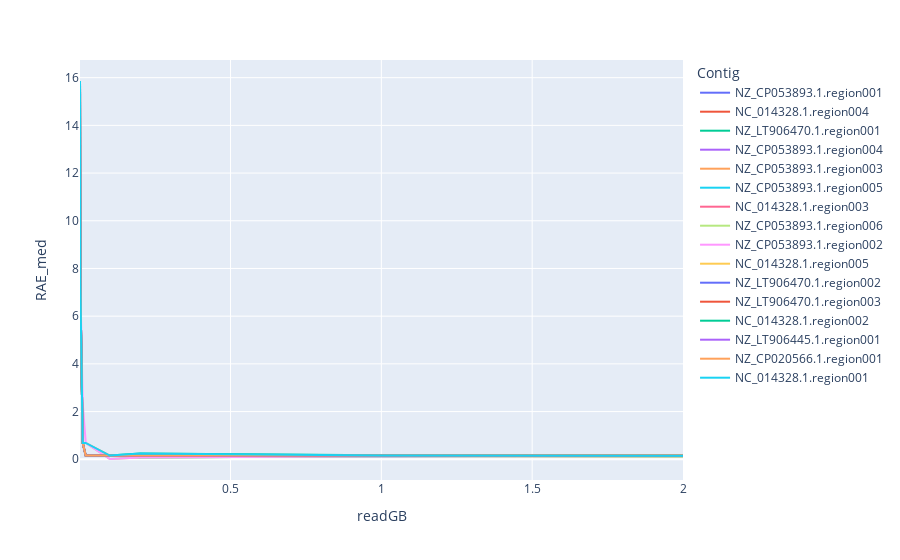

Source (notebook cell):
### Code cell
px.line(df_summary, x="readGB",y="RAE_med", color="Contig")

### Figure 1 — Plotly figure (JSON) as saved in the notebook; plotly's stock layout.template omitted (floating-point values rounded to 4 significant figures)
{"data": [{"hovertemplate": "Contig=NZ_CP053893.1.region001<br>readGB=%{x}<br>RAE_med=%{y}<extra></extra>", "legendgroup": "NZ_CP053893.1.region001", "line": {"color": "#636efa", "dash": "solid"}, "marker": {"symbol": "circle"}, "mode": "lines", "name": "NZ_CP053893.1.region001", "orientation": "v", "showlegend": true, "type": "scatter", "x": [0.001, 0.002, 0.01, 0.02, 0.1, 0.2, 1, 2], "xaxis": "x", "y": [15.86, 7.43, 0.686, 0.157, 0.157, 0.157, 0.1401, 0.1654], "yaxis": "y"}, {"hovertemplate": "Contig=NC_014328.1.region004<br>readGB=%{x}<br>RAE_med=%{y}<extra></extra>", "legendgroup": "NC_014328.1.region004", "line": {"color": "#EF553B", "dash": "solid"}, "marker": {"symbol": "circle"}, "mode": "lines", "name": "NC_014328.1.region004", "orientation": "v", "showlegend": true, "type": "scatter", "x": [0.001, 0.002, 0.01, 0.02, 0.1, 0.2, 1, 2], "xaxis": "x", "y": [15.86, 7.43, 0.686, 0.157, 0.157, 0.157, 0.157, 0.1401], "yaxis": "y"}, {"hovertemplate": "Contig=NZ_LT906470.1.region001<br>readGB=%{x}<br>RAE_med=%{y}<extra></extra>", "legendgroup": "NZ_LT906470.1.region001", "line": {"color": "#00cc96", "dash": "solid"}, "marker": {"symbol": "circle"}, "mode": "lines", "name": "NZ_LT906470.1.region001", "orientation": "v", "showlegend": true, "type": "scatter", "x": [0.001, 0.002, 0.01, 0.02, 0.1, 0.2, 1, 2], "xaxis": "x", "y": [15.86, 7.43, 0.686, 0.157, 0.157, 0.07271, 0.1233, 0.1486], "yaxis": "y"}, {"hovertemplate": "Contig=NZ_CP053893.1.region004<br>readGB=%{x}<br>RAE_med=%{y}<extra></extra>", "legendgroup": "NZ_CP053893.1.region004", "line": {"color": "#ab63fa", "dash": "solid"}, "marker": {"symbol": "circle"}, "mode": "lines", "name": "NZ_CP053893.1.region004", "orientation": "v", "showlegend": true, "type": "scatter", "x": [0.001, 0.002, 0.01, 0.02, 0.1, 0.2, 1, 2], "xaxis": "x", "y": [15.86, 7.43, 0.686, 0.157, 0.157, 0.157, 0.1233, 0.157], "yaxis": "y"}, {"hovertemplate": "Contig=NZ_CP053893.1.region003<br>readGB=%{x}<br>RAE_med=%{y}<extra></extra>", "legendgroup": "NZ_CP053893.1.region003", "line": {"color": "#FFA15A", "dash": "solid"}, "marker": {"symbol": "circle"}, "mode": "lines", "name": "NZ_CP053893.1.region003", "orientation": "v", "showlegend": true, "type": "scatter", "x": [0.001, 0.002, 0.01, 0.02, 0.1, 0.2, 1, 2], "xaxis": "x", "y": [15.86, 7.43, 0.686, 0.686, 0.157, 0.157, 0.157, 0.1317], "yaxis": "y"}, {"hovertemplate": "Contig=NZ_CP053893.1.region005<br>readGB=%{x}<br>RAE_med=%{y}<extra></extra>", "legendgroup": "NZ_CP053893.1.region005", "line": {"color": "#19d3f3", "dash": "solid"}, "marker": {"symbol": "circle"}, "mode": "lines", "name": "NZ_CP053893.1.region005", "orientation": "v", "showlegend": true, "type": "scatter", "x": [0.001, 0.002, 0.01, 0.02, 0.1, 0.2, 1, 2], "xaxis": "x", "y": [15.86, 7.43, 0.686, 0.157, 0.157, 0.157, 0.1739, 0.157], "yaxis": "y"}, {"hovertemplate": "Contig=NC_014328.1.region003<br>readGB=%{x}<br>RAE_med=%{y}<extra></extra>", "legendgroup": "NC_014328.1.region003", "line": {"color": "#FF6692", "dash": "solid"}, "marker": {"symbol": "circle"}, "mode": "lines", "name": "NC_014328.1.region003", "orientation": "v", "showlegend": true, "type": "scatter", "x": [0.001, 0.002, 0.01, 0.02, 0.1, 0.2, 1, 2], "xaxis": "x", "y": [15.86, 7.43, 0.686, 0.157, 0.157, 0.157, 0.157, 0.157], "yaxis": "y"}, {"hovertemplate": "Contig=NZ_CP053893.1.region006<br>readGB=%{x}<br>RAE_med=%{y}<extra></extra>", "legendgroup": "NZ_CP053893.1.region006", "line": {"color": "#B6E880", "dash": "solid"}, "marker": {"symbol": "circle"}, "mode": "lines", "name": "NZ_CP053893.1.region006", "orientation": "v", "showlegend": true, "type": "scatter", "x": [0.001, 0.002, 0.01, 0.02, 0.1, 0.2, 1, 2], "xaxis": "x", "y": [15.86, 7.43, 0.686, 0.686, 0.01159, 0.07271, 0.1233, 0.098], "yaxis": "y"}, {"hovertemplate": "Contig=NZ_CP053893.1.region002<br>readGB=%{x}<br>RAE_med=%{y}<extra></extra>", "legendgroup": "NZ_CP053893.1.region002", "line": {"color": "#FF97FF", "dash": "solid"}, "marker": {"symbol": "circle"}, "mode": "lines", "name": "NZ_CP053893.1.region002", "orientation": "v", "showlegend": true, "type": "scatter", "x": [0.001, 0.002, 0.01, 0.02, 0.1, 0.2, 1, 2], "xaxis": "x", "y": [15.86, 7.43, 2.372, 0.686, 0.01159, 0.07271, 0.1233, 0.1233], "yaxis": "y"}, {"hovertemplate": "Contig=NC_014328.1.region005<br>readGB=%{x}<br>RAE_med=%{y}<extra></extra>", "legendgroup": "NC_014328.1.region005", "line": {"color": "#FECB52", "dash": "solid"}, "marker": {"symbol": "circle"}, "mode": "lines", "name": "NC_014328.1.region005", "orientation": "v", "showlegend": true, "type": "scatter", "x": [0.001, 0.002, 0.01, 0.02, 0.1, 0.2, 1, 2], "xaxis": "x", "y": [15.86, 7.43, 0.686, 0.157, 0.157, 0.157, 0.157, 0.157], "yaxis": "y"}, {"hovertemplate": "Contig=NZ_LT906470.1.region002<br>readGB=%{x}<br>RAE_med=%{y}<extra></extra>", "legendgroup": "NZ_LT906470.1.region002", "line": {"color": "#636efa", "dash": "solid"}, "marker": {"symbol": "circle"}, "mode": "lines", "name": "NZ_LT906470.1.region002", "orientation": "v", "showlegend": true, "type": "scatter", "x": [0.001, 0.002, 0.01, 0.02, 0.1, 0.2, 1, 2], "xaxis": "x", "y": [15.86, 7.43, 0.686, 0.157, 0.157, 0.157, 0.157, 0.157], "yaxis": "y"}, {"hovertemplate": "Contig=NZ_LT906470.1.region003<br>readGB=%{x}<br>RAE_med=%{y}<extra></extra>", "legendgroup": "NZ_LT906470.1.region003", "line": {"color": "#EF553B", "dash": "solid"}, "marker": {"symbol": "circle"}, "mode": "lines", "name": "NZ_LT906470.1.region003", "orientation": "v", "showlegend": true, "type": "scatter", "x": [0.001, 0.002, 0.01, 0.02, 0.1, 0.2, 1, 2], "xaxis": "x", "y": [15.86, 7.43, 0.686, 0.157, 0.157, 0.157, 0.157, 0.157], "yaxis": "y"}, {"hovertemplate": "Contig=NC_014328.1.region002<br>readGB=%{x}<br>RAE_med=%{y}<extra></extra>", "legendgroup": "NC_014328.1.region002", "line": {"color": "#00cc96", "dash": "solid"}, "marker": {"symbol": "circle"}, "mode": "lines", "name": "NC_014328.1.region002", "orientation": "v", "showlegend": true, "type": "scatter", "x": [0.001, 0.002, 0.01, 0.02, 0.1, 0.2, 1, 2], "xaxis": "x", "y": [15.86, 7.43, 0.686, 0.157, 0.157, 0.2413, 0.1739, 0.1654], "yaxis": "y"}, {"hovertemplate": "Contig=NZ_LT906445.1.region001<br>readGB=%{x}<br>RAE_med=%{y}<extra></extra>", "legendgroup": "NZ_LT906445.1.region001", "line": {"color": "#ab63fa", "dash": "solid"}, "marker": {"symbol": "circle"}, "mode": "lines", "name": "NZ_LT906445.1.region001", "orientation": "v", "showlegend": true, "type": "scatter", "x": [0.001, 0.002, 0.01, 0.02, 0.1, 0.2, 1, 2], "xaxis": "x", "y": [15.86, 7.43, 0.686, 0.157, 0.157, 0.157, 0.1739, 0.157], "yaxis": "y"}, {"hovertemplate": "Contig=NZ_CP020566.1.region001<br>readGB=%{x}<br>RAE_med=%{y}<extra></extra>", "legendgroup": "NZ_CP020566.1.region001", "line": {"color": "#FFA15A", "dash": "solid"}, "marker": {"symbol": "circle"}, "mode": "lines", "name": "NZ_CP020566.1.region001", "orientation": "v", "showlegend": true, "type": "scatter", "x": [0.001, 0.002, 0.01, 0.02, 0.1, 0.2, 1, 2], "xaxis": "x", "y": [15.86, 7.43, 0.686, 0.157, 0.157, 0.157, 0.1739, 0.1654], "yaxis": "y"}, {"hovertemplate": "Contig=NC_014328.1.region001<br>readGB=%{x}<br>RAE_med=%{y}<extra></extra>", "legendgroup": "NC_014328.1.region001", "line": {"color": "#19d3f3", "dash": "solid"}, "marker": {"symbol": "circle"}, "mode": "lines", "name": "NC_014328.1.region001", "orientation": "v", "showlegend": true, "type": "scatter", "x": [0.001, 0.002, 0.01, 0.02, 0.1, 0.2, 1, 2], "xaxis": "x", "y": [15.86, 7.43, 0.686, 0.686, 0.157, 0.2413, 0.157, 0.1486], "yaxis": "y"}], "layout": {"legend": {"title": {"text": "Contig"}, "tracegroupgap": 0}, "margin": {"t": 60}, "xaxis": {"anchor": "y", "domain": [0, 1], "title": {"text": "readGB"}}, "yaxis": {"anchor": "x", "domain": [0, 1], "title": {"text": "RAE_med"}}}}
